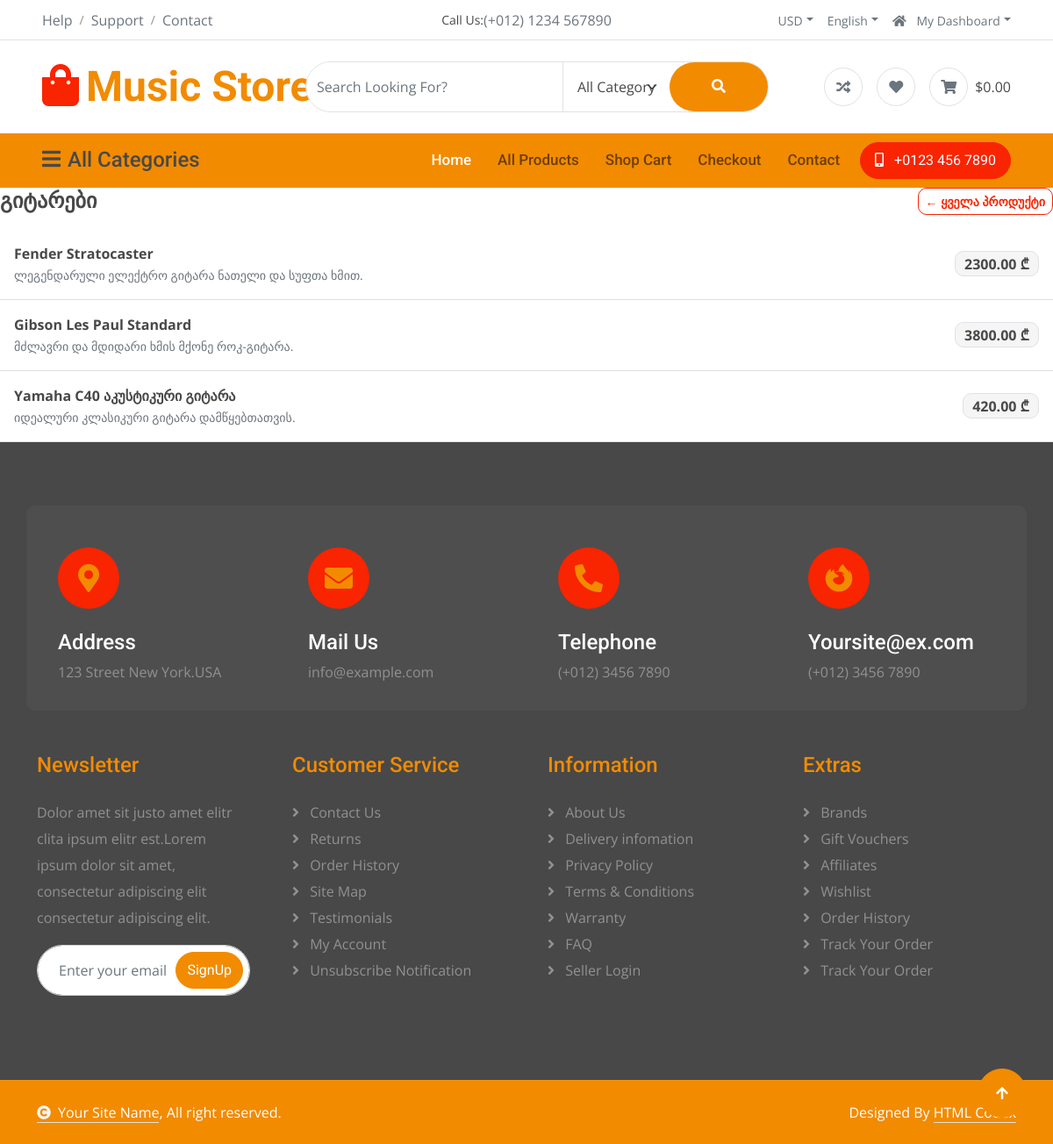
Page /category/1/ on the committed database.
### store/models.py (models this page shows, shortened)
class Category(models.Model):
    name = models.CharField(max_length=200, unique=True)
    class Meta:
        db_table = "categories"

class Product(models.Model):
    name = models.CharField(max_length=200)
    description = models.TextField(blank=True, null=True)
    price = models.DecimalField(max_digits=10, decimal_places=2)
    category = models.ForeignKey(Category, on_delete=models.CASCADE, null=True, blank=True, related_name='products')
    quantity = models.IntegerField()
    has_discount = models.BooleanField(default=False)
    created_at = models.DateTimeField(auto_now_add=True)
    updated_at = models.DateTimeField(auto_now=True)
    class Meta:
        db_table = "products"

### store/views.py (the view)
# urls.py: path('category/<int:category_id>/', CategoryProductsView.as_view(), name='category_products'),
class CategoryProductsView(ListView):
    model = Product
    template_name = 'store/category_products.html'
    context_object_name = 'products'
    def get_queryset(self):
        self.category = get_object_or_404(Category, id=self.kwargs['category_id'])
        return Product.objects.select_related('category').filter(category=self.category)
    def get_context_data(self, **kwargs):
        context = super().get_context_data(**kwargs)
        context['category'] = self.category
        context['categories'] = Category.objects.annotate(product_count=Count('products'))
        return context

### store/context_processors.py (called while the page is built)
def store_context(request):
    return {
        'categories': Category.objects.all(),
        'product_list': Product.objects.select_related('category').all(),
        'site_name': 'My Store',
    }

### store/templates/store/category_products.html
{% extends 'store/base.html' %}
{% block content %}
<div class="d-flex justify-content-between align-items-center mb-3">
    <h4 class="fw-bold m-0">{{ category.name }}</h4>
    <a href="{% url 'home' %}" class="btn btn-sm btn-outline-secondary">← ყველა პროდუქტი</a>
</div>
<div class="list-group list-group-flush border-bottom">
    {% for product in products %}
        <a href="{% url 'product_detail' product.id %}" class="list-group-item list-group-item-action d-flex justify-content-between align-items-center py-3">
            <div>
                <div class="fw-bold text-dark">{{ product.name }}</div>
                <small class="text-muted">{{ product.description|truncatechars:70 }}</small>
            </div>
            <span class="badge bg-light text-dark border fs-6">{{ product.price }} ₾</span>
        </a>
    {% empty %}
        <p class="text-muted">ამ კატეგორიაში პროდუქტები არ არის.</p>
    {% endfor %}
</div>
{% endblock %}

### store/static/store/css/style.css (style rules this page uses)
.btn { font-weight: 600; transition: .5s; }

### rows in the picture
Category: name "გიტარები"
Product: name "Fender Stratocaster", description "ლეგენდარული ელექტრო გიტარა ნათელი და სუფთა ხმით.", price "2300.00"
Product: name "Gibson Les Paul Standard", description "მძლავრი და მდიდარი ხმის მქონე როკ-გიტარა.", price "3800.00"
Product: name "Yamaha C40 აკუსტიკური გიტარა", description "იდეალური კლასიკური გიტარა დამწყებთათვის.", price "420.00"
